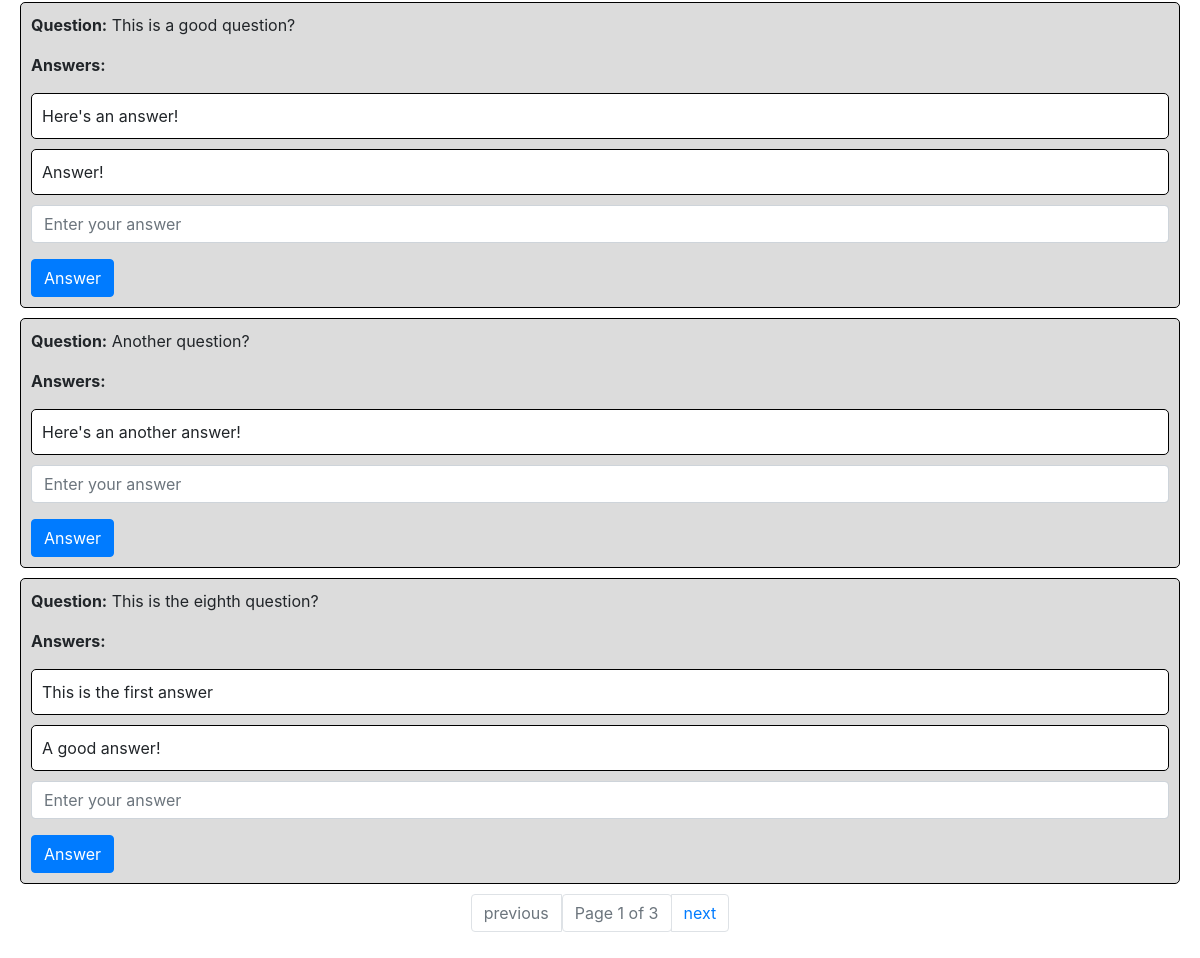
The app's page / (lower part), older data.
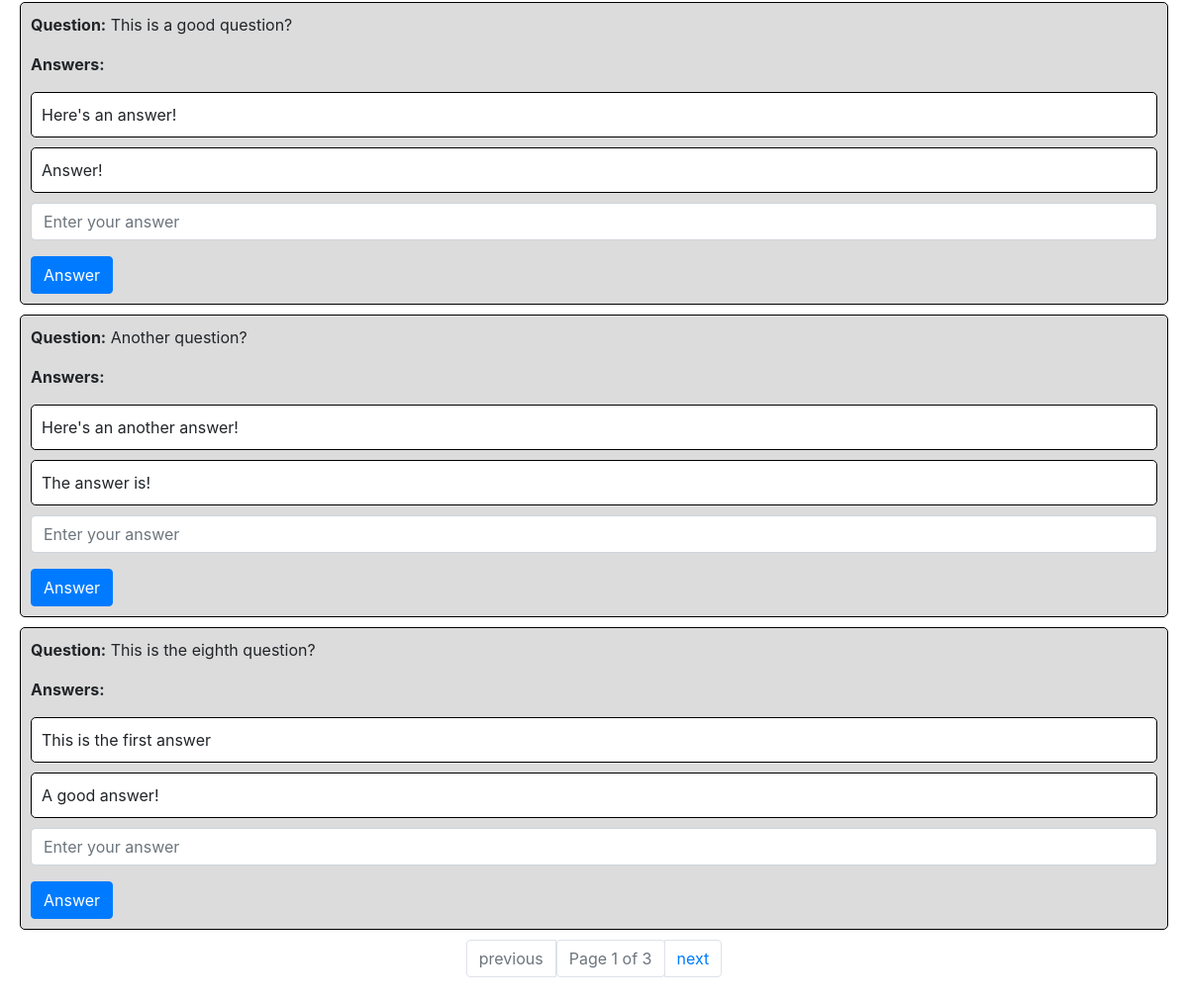
The same page, newer data.
### questions/models.py (models this page shows)
class Question(models.Model):
    description = models.TextField()
    created_at = models.DateTimeField(auto_now_add=True)

class Answer(models.Model):
    question = models.ForeignKey(Question, on_delete=models.CASCADE, related_name='answers')
    description = models.TextField()
    created_at = models.DateTimeField(auto_now_add=True)

### questions/views.py (the view)
# urls.py: path("", views.index, name="index"),
def index(request):
    questions = Question.objects.all().order_by('-created_at')
    paginator = Paginator(questions, 5)
    page_number = request.GET.get('page')
    page_obj = paginator.get_page(page_number)
    return render(request, "questions/index.html", {
        "questions": page_obj
    })

### questions/templates/questions/index.html (shortened to what this page needs)
{% load static %}
<!DOCTYPE html>
<html lang="en">
    <head>
        <link rel="stylesheet" href="https://stackpath.bootstrapcdn.com/bootstrap/4.4.1/css/bootstrap.min.css">
        <link href="{% static 'questions/styles.css' %}" rel="stylesheet">
    </head>
    <body>
        {% for question in questions %}
            <div class="question" data-question-id="{{ question.id }}">
                <p><b>Question:</b> {{ question.description }}</p>
                <p><b>Answers:</b></p>
                <div class="answers">
                    {% for answer in question.answers.all %}
                        <div class="answer">
                            {{ answer.description }}
                        </div>
                    {% endfor %}
                </div>
                <form action="{% url 'answer' question.id %}" method="post">
                    <div class="form-group">
                        <input class="form-control" autofocus type="text" name="answer" placeholder="Enter your answer" id="answer">
                    </div>
                    <input class="btn btn-primary" type="submit" value="Answer" id="submit-answer">
                </form>
            </div>
        {% endfor %}
        <div class="pagination">
            <span class="step-links">
                <ul class="pagination">
                    {% if questions.has_previous %}
                        <li class="page-item"><a href="?page={{ questions.previous_page_number }}" class="page-link">previous</a></li>
                    {% else %}
                        <li class="page-item disabled"><a href="#" class="page-link">previous</a></li>
                    {% endif %}
                    <span class="current">
                        <li class="page-item disabled"><a href="#" class="page-link">Page {{ questions.number }} of {{ questions.paginator.num_pages }}</a></li>
                    </span>
                    {% if questions.has_next %}
                        <li class="page-item"><a href="?page={{ questions.next_page_number }}" class="page-link">next</a></li>
                    {% else %}
                        <li class="page-item disabled"><a href="#" class="page-link">next</a></li>
                    {% endif %}
                </ul>
            </span>
        </div>
    </body>
</html>

Row changes from the older to the newer data that the page shows:
added Answer: description "The answer is!", shown under Question "Another question?"
